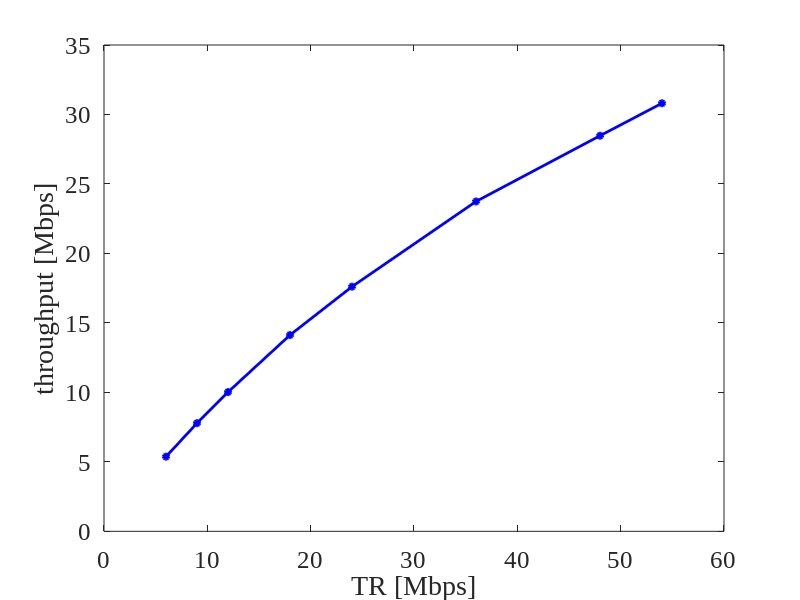

Recreate this plot in MATLAB.
clear;

TR = [6, 9, 12, 18, 24, 36, 48, 54]; % 伝送レート [Mbps]
databit = [24, 36, 48, 72, 96, 144, 192, 216]; % OFDMシンボルごとのデータビット[bit]

PLCP_pre = 16; % PLCPプリアンブル[μs]
PLCPhead_sig = 1; % PLCPヘッダ（シグナル）[μs]
PLCPhead_ser = 16; % PLCPヘッダ（サービス）[μs]
ACK = 80; % 802.11ACKフレーム[bit]
MAC = 192; % 802.11MACヘッダ[bit]
LLC = 64; % LLCヘッダ[bit]
packet = 12000; % IPパケット長[bit]
FCS = 32; % FCS[bit]
tail = 6; % テイルビット[bit]
SIFS = 10; % [μs]
DIFS = 34; % [μs]
backoff = 101.5; % 平均バックオフ制御時間 [μs]

overhead = zeros(size(TR));
payload = zeros(size(TR));
throughput = zeros(size(TR));

for i = 1:length(TR)
    databit_current = databit(i);
    
    % フレームの計算
    ACK_t = PLCP_pre + (PLCPhead_sig + ceil((PLCPhead_ser + ACK + FCS + tail) / databit_current)) * 4;

    data_t = PLCP_pre + (PLCPhead_sig + ceil((PLCPhead_ser + MAC + LLC + packet + FCS + tail) / databit_current)) * 4;

    
    total_tt = (ACK_t + data_t + SIFS +6+ backoff); % トータル時間計算

    throughput(i) = packet / total_tt; % スループット [Mbps]
end

% プロット
% プロット
figure;
plot(TR, throughput, '-o', 'Color', 'b', 'LineWidth', 2, 'MarkerSize', 4, 'MarkerFaceColor', 'b');
xlabel('TR [Mbps]','FontSize', 18, 'FontName', 'Times New Roman');
ylabel('throughput [Mbps]','FontSize', 18, 'FontName', 'Times New Roman');

% 目盛りのフォントサイズ設定
set(gca, 'FontSize', 18, 'FontName', 'Times New Roman'); % 目盛り数字を大きく設定し、フォントを指定

% グラフの枠を表示
box on;
grid off;

ylim([0, 35]); % y軸の範囲を指定
xlim([0, 60]); % x軸の範囲を指定